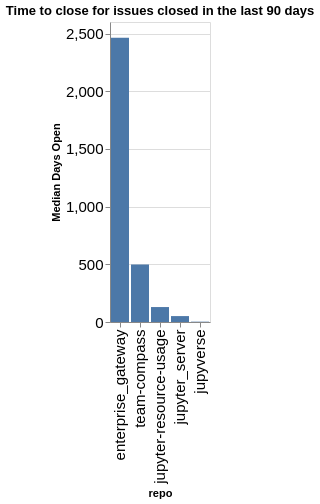

Notebook source saved alongside this figure:
### Code cell
time_open = closed.groupby(['org', 'repo']).agg({'time_open': 'median'}).reset_index()
time_open['time_open'] = time_open['time_open'] / (60 * 60 * 24)
time_open['org/repo'] = time_open.apply(lambda a: a['org'] + '/' + a['repo'], axis=1)
sorted_vals = time_open.sort_values(['org', 'time_open'], ascending=False)['repo'].values
alt.Chart(data=time_open, title=f"Time to close for issues closed in the last {n_days} days").mark_bar().encode(
    x=alt.X('repo', sort=alt.Sort(sorted_vals.tolist())),
    y=alt.Y('time_open', title="Median Days Open"),
)

### Figure 1 — Vega-Lite specification as saved in the notebook (floating-point values rounded to 4 significant figures)
{"config": {"axisLeft": {"labelFontSize": 15}, "axisBottom": {"labelFontSize": 15}}, "data": {"name": "data-e57538ff288121b84857caa6a1cabfd8"}, "mark": {"type": "bar"}, "encoding": {"x": {"field": "repo", "sort": ["enterprise_gateway", "team-compass", "jupyter-resource-usage", "jupyter_server", "jupyverse"], "type": "nominal"}, "y": {"field": "time_open", "title": "Median Days Open", "type": "quantitative"}}, "title": "Time to close for issues closed in the last 90 days", "$schema": "https://vega.github.io/schema/vega-lite/v5.20.1.json", "datasets": {"data-e57538ff288121b84857caa6a1cabfd8": [{"org": "jupyter-server", "repo": "enterprise_gateway", "time_open": 2463.0, "org/repo": "jupyter-server/enterprise_gateway"}, {"org": "jupyter-server", "repo": "jupyter-resource-usage", "time_open": 129.6, "org/repo": "jupyter-server/jupyter-resource-usage"}, {"org": "jupyter-server", "repo": "jupyter_server", "time_open": 51.26, "org/repo": "jupyter-server/jupyter_server"}, {"org": "jupyter-server", "repo": "jupyverse", "time_open": 2.888, "org/repo": "jupyter-server/jupyverse"}, {"org": "jupyter-server", "repo": "team-compass", "time_open": 498.1, "org/repo": "jupyter-server/team-compass"}]}}
